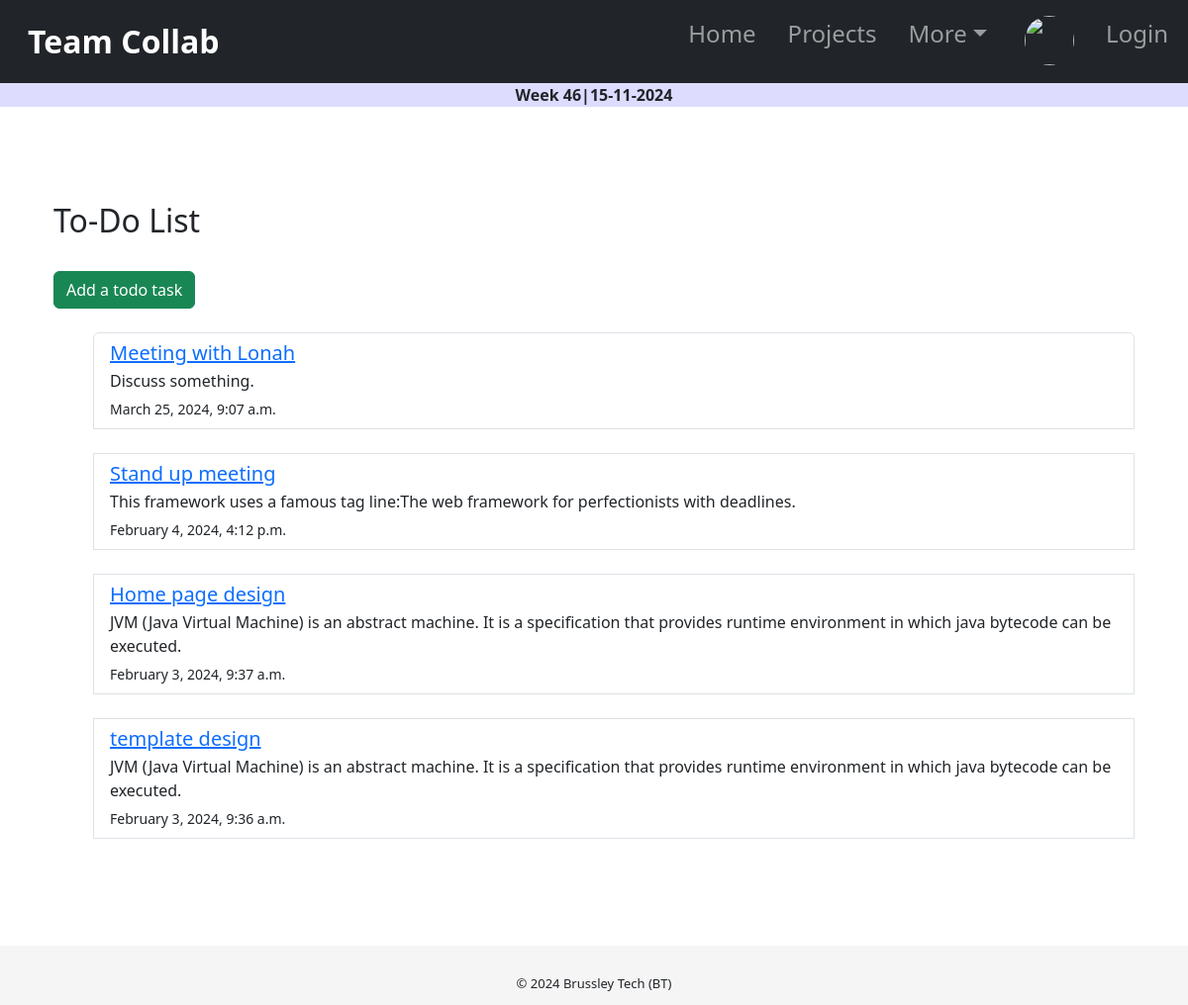
/todo/, run on an earlier commit of the app's database.
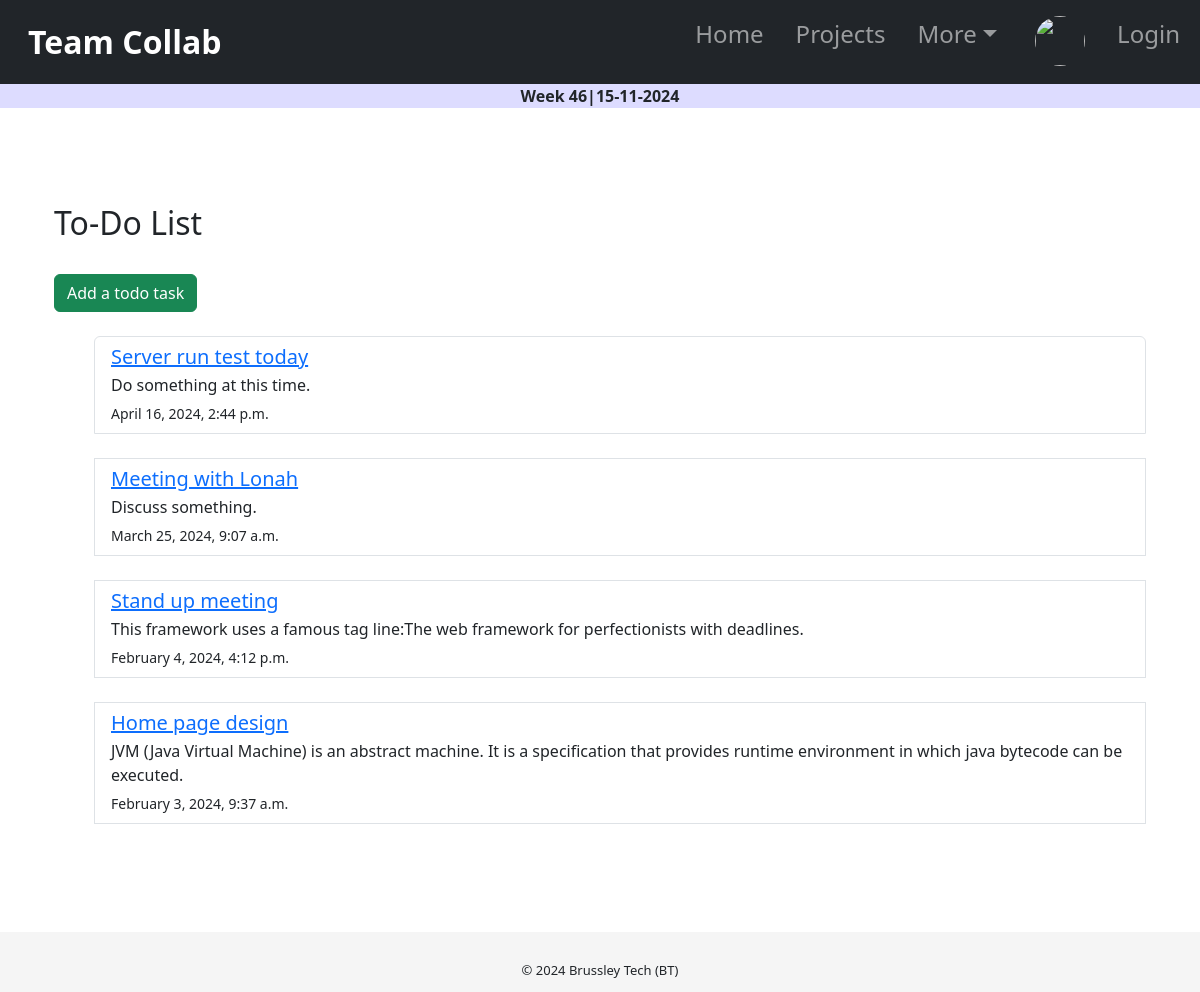
And on a later commit of the database.
### todo_app/models.py (models this page shows, shortened)
class Todo(models.Model):
    user = models.ForeignKey(User, on_delete=models.CASCADE, null=True, blank=True)
    title = models.CharField(max_length=255)
    description = models.TextField(null=True, blank=True)
    is_done = models.BooleanField(default=False)
    created = models.DateTimeField(auto_now_add=True)

### todo_app/views.py (the view)
# urls.py: path('todo/', TodoList.as_view(), name="todolist"),
class TodoList(ListView):
    model = Todo
    context_object_name = "todo"
    ordering = ("-created")
    template_name = 'todo_app/todo_list.html'

### todo_app/templates/todo_app/todo_list.html (shortened to what this page needs)
{% extends 'tasks/base.html' %}
{% block content %}
<br>
<br>
<br>
<div class="container">
  <div class="container mt-4">
    <h2>To-Do List</h2>
    <br>
    <a href="{% url 'todoadd' %}" class="btn btn-success">Add a todo task</a>
    <br>
    <br>
    <ul class="list-group">
      {% for todo in object_list %}
        <li class="list-group-item {% if todo.complete %}list-group-item-success{% endif %}">
          <div class="d-flex justify-content-between align-items-center">
            <div>
              <h5 class="mb-1"><a href="{% url 'tododetail' todo.pk %}">{{todo.title}} </a></h5>
              {% if todo.description %}
                <p class="mb-1">{{ todo.description }}</p>
              {% endif %}
              <small>{{ todo.created|date:"F j, Y, g:i a" }}</small>
            </div>
            <br>
          </div>
        </li>
        <br>
        {% empty %}
        <h3>No Items in list!</h3>
      {% endfor %}
      <br>
    </ul>
    <br>
  </div>
</div>
{% endblock %}

What changed in the data, as far as the page shows it:
removed Todo: title "template design", description "JVM (Java Virtual Machine) is an abstract machine. It is a specification that provides runtime environment in which java bytecode can be executed.", created "February 3, 2024, 9:36 a.m."
added Todo: title "Server run test today", description "Do something at this time.", created "April 16, 2024, 2:44 p.m."
